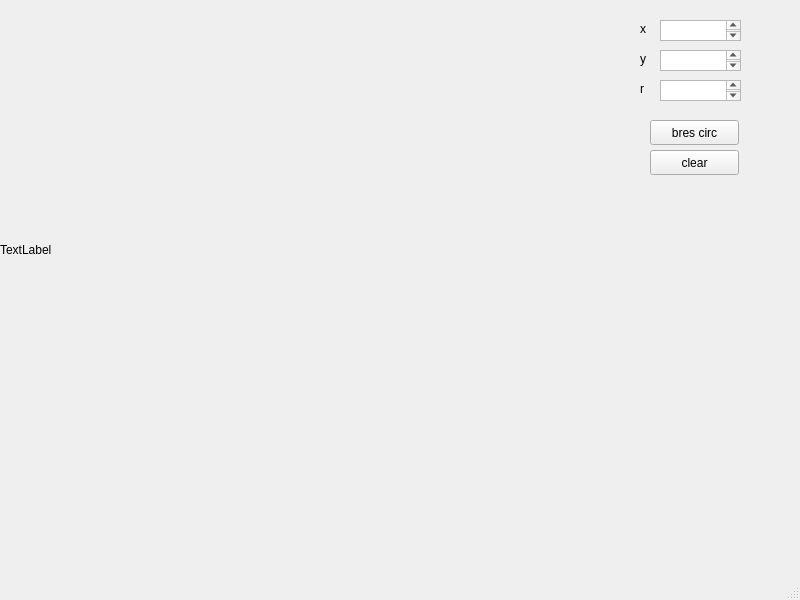
<?xml version="1.0" encoding="UTF-8"?>
<ui version="4.0">
 <class>MainWindow</class>
 <widget class="QMainWindow" name="MainWindow">
  <property name="geometry">
   <rect>
    <x>0</x>
    <y>0</y>
    <width>800</width>
    <height>600</height>
   </rect>
  </property>
  <property name="windowTitle">
   <string>MainWindow</string>
  </property>
  <widget class="QWidget" name="centralwidget">
   <widget class="QLabel" name="label">
    <property name="geometry">
     <rect>
      <x>0</x>
      <y>0</y>
      <width>500</width>
      <height>500</height>
     </rect>
    </property>
    <property name="text">
     <string>TextLabel</string>
    </property>
   </widget>
   <widget class="QLabel" name="label_2">
    <property name="geometry">
     <rect>
      <x>640</x>
      <y>50</y>
      <width>67</width>
      <height>17</height>
     </rect>
    </property>
    <property name="text">
     <string>y</string>
    </property>
   </widget>
   <widget class="QLabel" name="label_3">
    <property name="geometry">
     <rect>
      <x>640</x>
      <y>20</y>
      <width>67</width>
      <height>17</height>
     </rect>
    </property>
    <property name="text">
     <string>x</string>
    </property>
   </widget>
   <widget class="QLabel" name="label_4">
    <property name="geometry">
     <rect>
      <x>640</x>
      <y>80</y>
      <width>67</width>
      <height>17</height>
     </rect>
    </property>
    <property name="text">
     <string>r</string>
    </property>
   </widget>
   <widget class="QTextEdit" name="textEdit">
    <property name="geometry">
     <rect>
      <x>660</x>
      <y>20</y>
      <width>81</width>
      <height>21</height>
     </rect>
    </property>
   </widget>
   <widget class="QTextEdit" name="textEdit_2">
    <property name="geometry">
     <rect>
      <x>660</x>
      <y>50</y>
      <width>81</width>
      <height>21</height>
     </rect>
    </property>
   </widget>
   <widget class="QTextEdit" name="textEdit_3">
    <property name="geometry">
     <rect>
      <x>660</x>
      <y>80</y>
      <width>81</width>
      <height>21</height>
     </rect>
    </property>
   </widget>
   <widget class="QPushButton" name="pushButton">
    <property name="geometry">
     <rect>
      <x>650</x>
      <y>120</y>
      <width>89</width>
      <height>25</height>
     </rect>
    </property>
    <property name="text">
     <string>bres circ</string>
    </property>
   </widget>
   <widget class="QPushButton" name="pushButton_2">
    <property name="geometry">
     <rect>
      <x>650</x>
      <y>150</y>
      <width>89</width>
      <height>25</height>
     </rect>
    </property>
    <property name="text">
     <string>clear</string>
    </property>
   </widget>
  </widget>
  <widget class="QMenuBar" name="menubar">
   <property name="geometry">
    <rect>
     <x>0</x>
     <y>0</y>
     <width>800</width>
     <height>22</height>
    </rect>
   </property>
  </widget>
  <widget class="QStatusBar" name="statusbar"/>
 </widget>
 <resources/>
 <connections/>
</ui>
